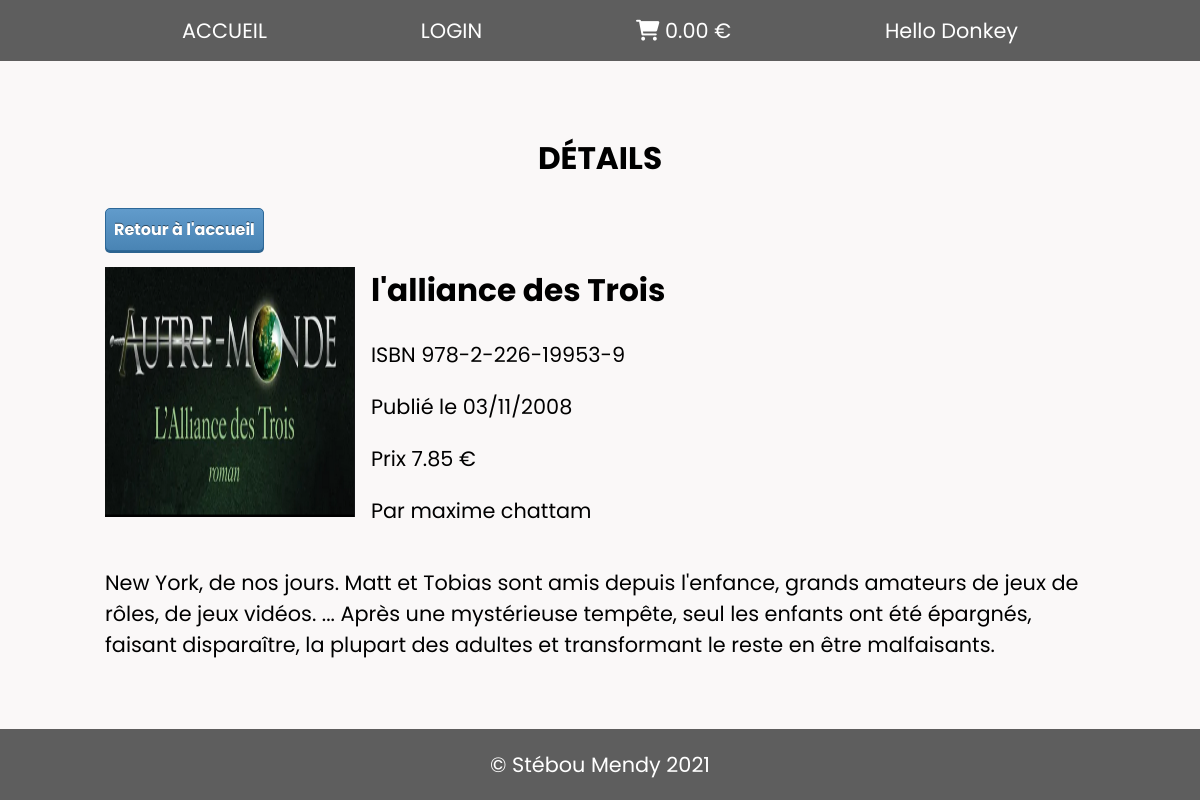
Page /?page=details&id=1 on the committed database.
### tables this page shows
CREATE TABLE `book` (
  `id` int NOT NULL AUTO_INCREMENT,
  `title` varchar(255) NOT NULL,
  `isbn` varchar(255) NOT NULL,
  `publish_at` date NOT NULL,
  `writer_id` int NOT NULL,
  `path_image` varchar(255) DEFAULT 'noCover.jpg',
  `price` float DEFAULT '0',
  `synopsys` text,
  PRIMARY KEY (`id`),
  KEY `fk_book_writer` (`writer_id`),
  CONSTRAINT `fk_book_writer` FOREIGN KEY (`writer_id`) REFERENCES `writer` (`id`)
);

CREATE TABLE `writer` (
  `id` int NOT NULL AUTO_INCREMENT,
  `firstname` varchar(80) NOT NULL,
  `lastname` varchar(80) NOT NULL,
  `birthday` date NOT NULL,
  PRIMARY KEY (`id`)
);

### functions/main-functions.php (called while the page is built, shortened)
<?php
if (!function_exists('get_book_all'))
{
    function get_book_all($id)
    {
        $db = SinglePDO::getInstance();
        $stmt = $db->prepare("SELECT B.id, B.title, B.publish_at, B.writer_id, B.isbn, B.path_image, B.price, B.synopsys, W.firstname, W.lastname FROM book AS B JOIN writer AS W ON B.writer_id = W.id WHERE B.id = :id" );
        $stmt->bindValue(':id', $id, PDO::PARAM_INT);
        $stmt->execute();
        $result = $stmt->fetchObject();
        return $result;
    }
}

### pages/details.php (the view, shortened to what this page needs)
<?php
if ($_GET['id'] != 0) {
    $book = get_book_all($_GET['id']);
}
?>
<section class="section-details-book">
    <h1>Détails</h1>
    <a class="button" href="#" onclick="goBack()">Retour à l'accueil</a>
    <div class="container-details-one">
        <div class="area-one">
            <img src="./images/<?= $book->path_image; ?>" alt="Image du livre">
        </div>
        <div class="area-two">
            <h2><?= $book->title ?></h2>
            <p>ISBN <?= $book->isbn ?></p>
            <p>Publié le <?= date('d/m/Y', strtotime($book->publish_at)); ?></p>
            <p>Prix <?=$book->price ?> €</p>
            <p>Par <span><?= $book->firstname.' '.$book->lastname  ?></span></p>
        </div>
    </div>
    <div class="container-details-two">
        <p><?= $book->synopsys ?></p>
    </div>
</section>

### public/css/style.css (style rules this page uses)
:root { --dark-orange: #e8351e; --light-grey: #faf8f8; --light-blue: #5291c2; --white-color: #fff; --soft-dark: #5e5e5e; --padding: 15px; --box-shadow: rgba(0, 0, 0, 0.1) 0px 20px 25px -5px, rgba(0, 0, 0, 0.04) 0px 10px 10px -5px; }
body { margin: 0; padding: 0; background: var(--light-grey); display: flex; flex-direction: column; height: 100vh; font-size: 1.3rem; font-family: "Poppins", sans-serif; }
h1 { text-align: center; text-transform: uppercase; }
a.button { display: inline-block; text-decoration: none; color: #fff; font-weight: bold; background-color: #538fbe; padding: 8px 8px; font-size: 1rem; border: 1px solid #2d6898; background-image: linear-gradient(bottom, #4984b4 0%, #619bcb 100%); background-image: -o-linear-gradient(bottom, #4984b4 0%, #619bcb 100%); background-image: -moz-linear-gradient(bottom, #4984b4 0%, #619bcb 100%); background-image: -webkit-linear-gradient(bottom, #4984b4 0%, #619bcb 100%); background-image: -ms-linear-gradient(bottom, #4984b4 0%, #619bcb 100%); background-image: -webkit-gradient(linear, left bottom, left top, color-stop(0, #4984b4), color-stop(1, #619bcb)); -webkit-border-radius: 5px; -moz-border-radius: 5px; border-radius: 5px; text-shadow: 0px -1px 0px rgba(0, 0, 0, 0.5); box-shadow: 0px 2px 0px #2b638f; }
.section-details-book a { margin-bottom: 1rem; }
.section-details-book .container-details-one { display: flex; flex-wrap: wrap; align-items: flex-start; }
.section-details-book .container-details-one .area-one { width: 250px; height: 250px; margin-right: 1rem; overflow: hidden; }
.section-details-book .container-details-one .area-one img { width: 100%; height: 250px; transition-property: transform; transition-duration: 0.8s; }
.section-details-book .container-details-one .area-two h2 { margin-top: 0; }

### rows in the picture
book: path_image (picture), title "l'alliance des Trois", isbn "978-2-226-19953-9", publish_at "03/11/2008", price "7.85", writer.firstname "maxime", writer.lastname "chattam", synopsys "New York, de nos jours. Matt et Tobias sont amis depuis l'enfance, grands amateurs de jeux de rôles, de jeux vidéos. ... Après une mystérieuse tempête, seul les enfants ont été épargnés, faisant disparaître, la plupart des adultes et transformant le reste en être malfaisants."

### other values in the picture
$cart->total() * 1.196 "0.00"
